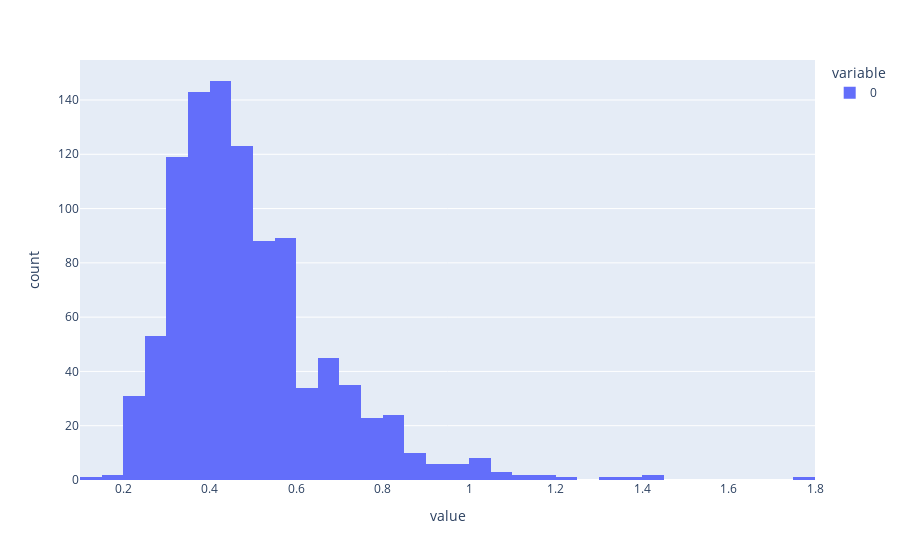

Source (notebook cell):
### Code cell
px.histogram(data, nbins=75)

### Figure 1 — Plotly figure (JSON) as saved in the notebook; plotly's stock layout.template omitted (floating-point values rounded to 4 significant figures; data arrays with more than 128 entries replaced by an {"elided": "..."} marker saying what was removed)
{"data": [{"alignmentgroup": "True", "bingroup": "x", "hovertemplate": "variable=0<br>value=%{x}<br>count=%{y}<extra></extra>", "legendgroup": "0", "marker": {"color": "#636efa", "pattern": {"shape": ""}}, "name": "0", "nbinsx": 75, "offsetgroup": "0", "orientation": "v", "showlegend": true, "type": "histogram", "x": {"elided": "1000 float values"}, "xaxis": "x", "yaxis": "y"}], "layout": {"barmode": "relative", "legend": {"title": {"text": "variable"}, "tracegroupgap": 0}, "margin": {"t": 60}, "xaxis": {"anchor": "y", "domain": [0, 1], "title": {"text": "value"}}, "yaxis": {"anchor": "x", "domain": [0, 1], "title": {"text": "count"}}}}
